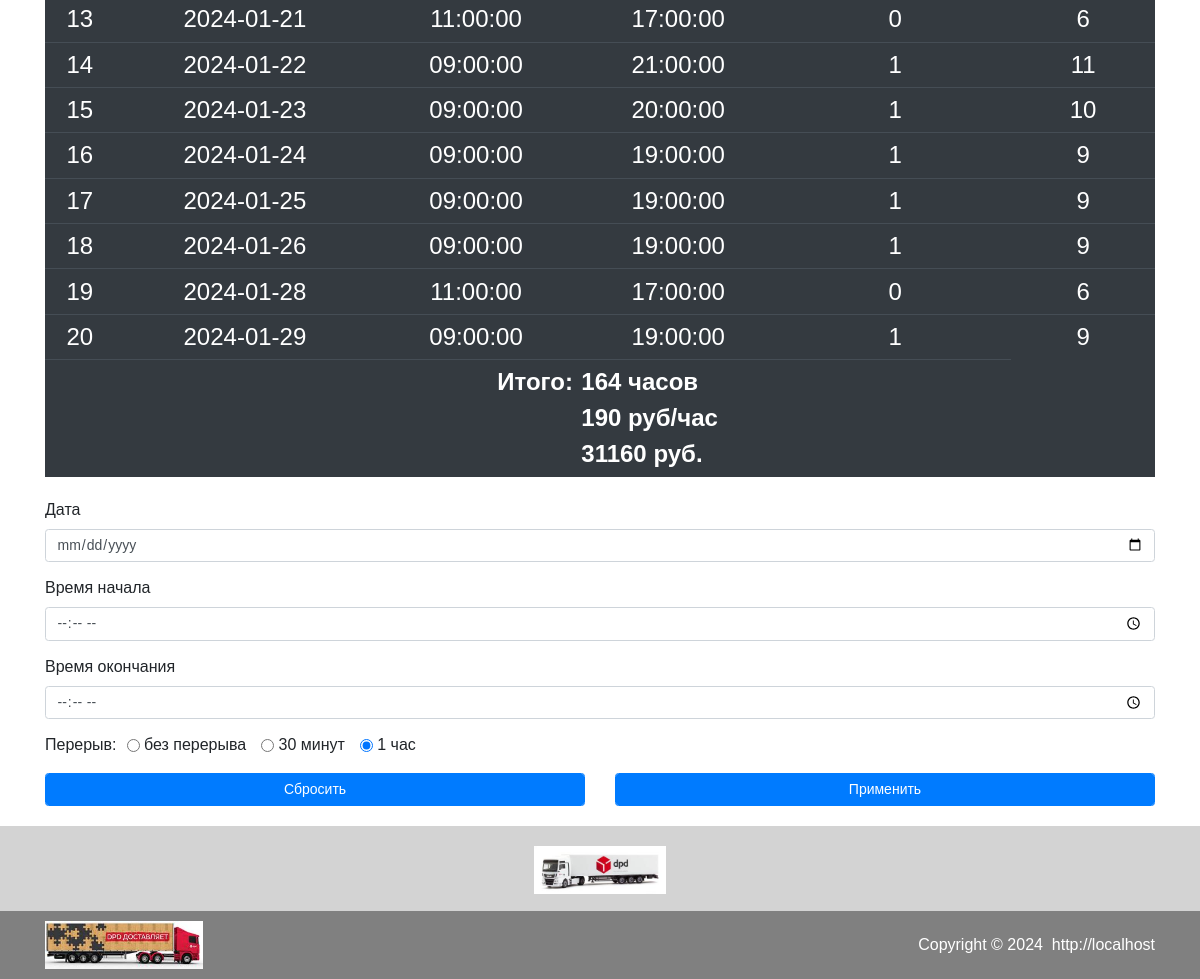
Before: / (lower part) with the older database file.
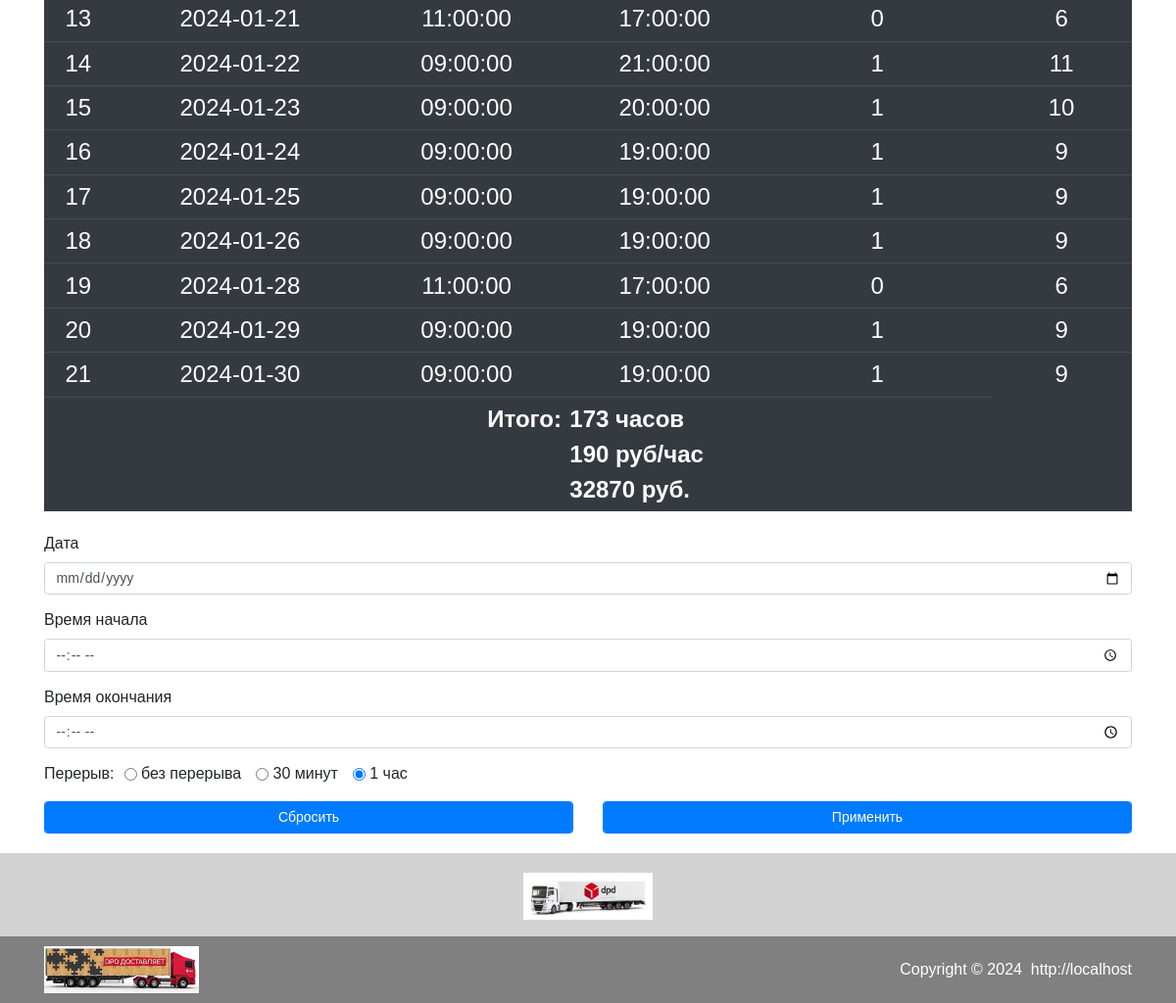
After: the same page with the newer database file.
### tables this page shows
CREATE TABLE `work_time` (
  `id` int(11) NOT NULL AUTO_INCREMENT,
  `date` date NOT NULL,
  `time_start` time NOT NULL,
  `time_end` time NOT NULL,
  `break_time` float NOT NULL DEFAULT 1,
  PRIMARY KEY (`id`),
  UNIQUE KEY `date` (`date`)
);

CREATE TABLE `work_price` (
  `id` int(11) NOT NULL AUTO_INCREMENT,
  `since_date` date NOT NULL,
  `price` int(11) NOT NULL,
  PRIMARY KEY (`id`)
);

### assets/php/functions.php (called while the page is built, shortened)
<?php
function get_price($obj, $date_start)
{
  $date_start = strtotime($date_start);
  foreach ($obj as $item) {
    if ($date_start >= strtotime($item['since_date'])) {
      return ($item['price']);
    }
  }
}

### index.php (the view, shortened to what this page needs)
<?php
require_once $_SERVER['DOCUMENT_ROOT'] . "/assets/php/functions.php";
require_once $_SERVER['DOCUMENT_ROOT'] . "/assets/php/connect.php";
$current_month = date('Y-m');
?>
<!DOCTYPE html>
<html lang="ru">
<head>
	<?php require_once $_SERVER['DOCUMENT_ROOT'] . "/assets/php/head.php"; ?>
</head>
<body data-page="1">
	<div class="wrapper">
		<main class="content">
			<div class="container">
				<div class="row">
					<div class="col-12">
						<?php
						if (isset($_POST) && !empty($_POST) && (!$_POST['currentMonthCheck'])) {
							$date_start = $_POST['date_start'];
							$date_end = $_POST['date_end'];
							$works = $mysqli->query("SELECT * FROM work_time WHERE `date` BETWEEN '$date_start' AND '$date_end' ORDER BY `date` ASC");
							$h2 = $date_start . " - " . $date_end;
						} else {
							$works = $mysqli->query("SELECT * FROM work_time WHERE `date` LIKE '" . $current_month . "-%' ORDER BY `date` ASC");
							$date_start = $works->fetch_assoc()['date'];
						}
						$arr_price = $mysqli->query(" SELECT * FROM `work_price` ORDER BY `since_date` DESC");
						$price = get_price($arr_price, $date_start);
						?>
						<section class="section__table mb-4">
							<table class="table table-dark table-sm">
								<tbody>
									<?php
									$works_time = 0;
									$i = 1;
									foreach ($works as $work) {
										$work_time = ((strtotime($work['date'] . ' ' . $work['time_end']) - strtotime($work['date'] . ' ' . $work['time_start'])) / 3600) - $work['break_time'];
										echo "<tr>";
										echo "<td>";
										echo $i;
										echo "</td>";
										echo "<td>";
										echo $work['date'];
										echo "</td>";
										echo "<td>";
										echo $work['time_start'];
										echo "</td>";
										echo "<td>";
										echo $work['time_end'];
										echo "</td>";
										echo "<td>";
										echo $work['break_time'];
										echo "</td>";
										echo "<td>";
										echo $work_time;
										echo "</td>";
										echo "</tr>";
										$works_time += $work_time;
										$i++;
									}
									$cash = $works_time * $price;
									?>
									<tr>
										<td class="result_title" colspan="3">
											Итого:
										</td>
										<td class="result_value" colspan="2">
											<?= '<div>' . $works_time . ' часов</div>' ?>
											<?= '<div>' . $price . ' руб/час</div>' ?>
											<?= '<div>' . $cash . ' руб.</div>' ?>
										</td>
									</tr>
								</tbody>
							</table>
						</section>
						<section class="section__form_add">
							<form class="form-add" action="assets/php/add-date.php" method="POST">
								<div class="form-group">
									<label for="date">Дата</label>
									<input class="form-control" type="date" id="date" name="date" required>
								</div>
								<div class="form-group">
									<label for="time-start">Время начала</label>
									<input class="form-control" type="time" id="time-start" name="time-start" required>
								</div>
								<div class="form-group">
									<label for="time-end">Время окончания</label>
									<input class="form-control" type="time" id="time-end" name="time-end" required>
								</div>
								<div class="radio-wrap">
									<div class="radio-title">Перерыв:</div>
									<div class="radio-form">
										<div class="form-check form-check-inline">
											<input class="form-check-input" type="radio" name="break-time"
												id="break-time1" value="0">
											<label class="form-check-label" for="break-time1">
												без перерыва
											</label>
										</div>
										<div class="form-check form-check-inline">
											<input class="form-check-input" type="radio" name="break-time"
												id="break-time2" value="0.5">
											<label class="form-check-label" for="break-time2">
												30 минут
											</label>
										</div>
										<div class="form-check form-check-inline">
											<input class="form-check-input" type="radio" name="break-time"
												id="break-time3" value="1" checked>
											<label class="form-check-label" for="break-time3">
												1 час
											</label>
										</div>
									</div>
								</div>
								<div class="row mt-3">
									<div class="col-6">
										<button type="reset" class="form-control btn btn-primary">Сбросить</button>
									</div>
									<div class="col-6">
										<button type="submit" class="form-control btn btn-primary">Применить</button>
									</div>
								</div>
							</form>
						</section>
					</div>
				</div>
			</div>
		</main>
		<?php require_once $_SERVER['DOCUMENT_ROOT'] . "/assets/php/footer.php"; ?>
	</div>
</body>
</html>

Changed rows visible on the page:
added work_time: date "2024-01-30", time_start "09:00:00", time_end "19:00:00", break_time "1", work_time "9"
computed for work_time (number 10 of 10 on the later page): date.price "31160" → "32870"
Other visible differences:
$works_time: "164" → "173"
